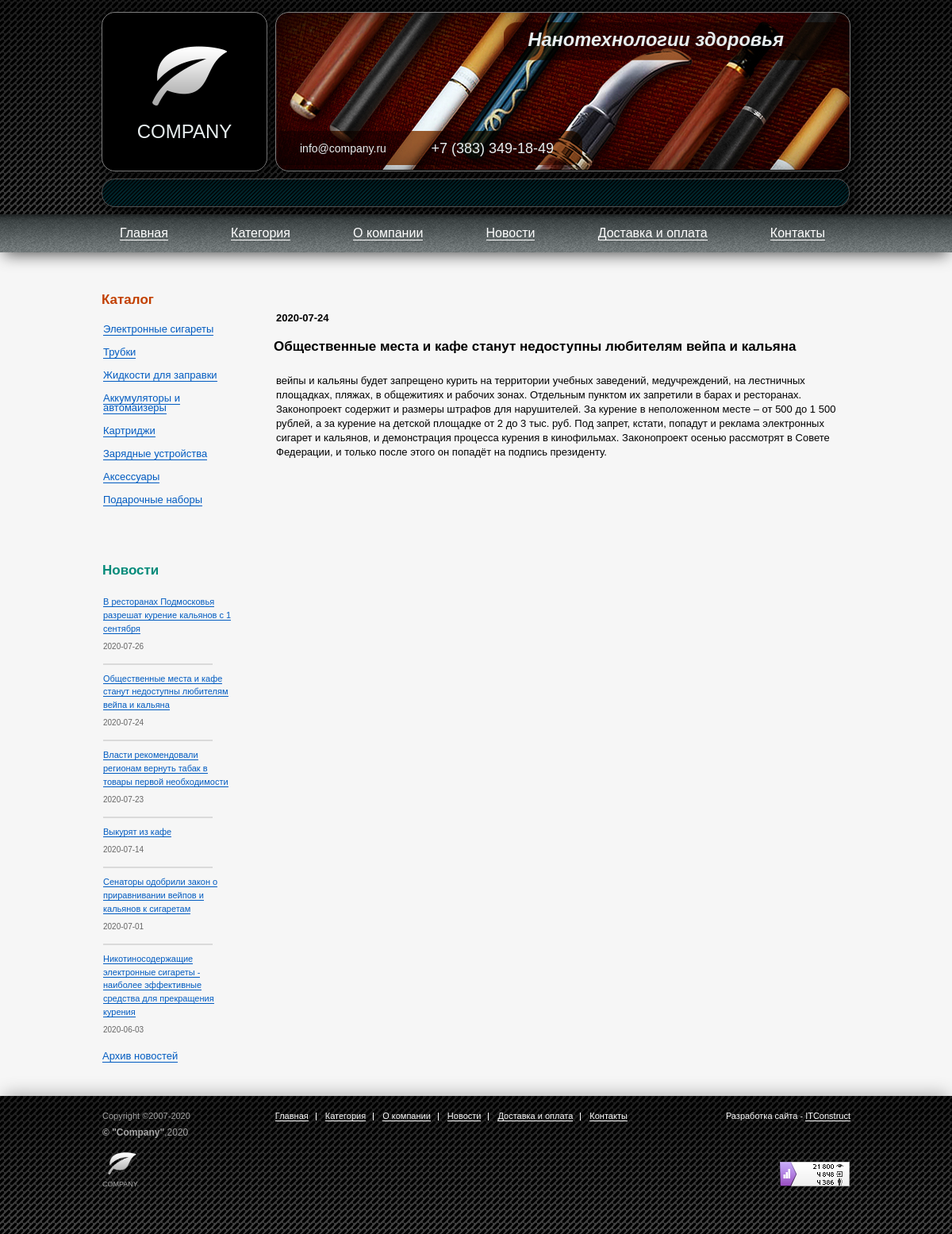
Screenshot of /news-detail.php?id=6 with the database file from the repository.
### tables this page shows
CREATE TABLE `news` (
  `id` int(11) UNSIGNED NOT NULL,
  `title` varchar(255) NOT NULL,
  `date` date NOT NULL,
  `announce` text NOT NULL,
  `description` text NOT NULL
);

CREATE TABLE `categories` (
  `id` int(11) NOT NULL,
  `name` varchar(32) NOT NULL,
  `image` varchar(255) NOT NULL
);

### news-detail.php (called while the page is built)
<?php
$id = 'id';
if (!empty($_GET[$id])) {
    $new_id = $_GET[$id];
} else {
    $header = 'Location: /template/404.php';
    header($header);
}
require "application/models/news-detail.php";
include "application/views/news-detail.php";
?>

### application/models/news-detail.php (called while the page is built, shortened)
<?php
$link = connection();
$sql_news = 'SELECT * FROM `news`';
$result_news = mysqli_query($link, $sql_news);
$sql_news = "SELECT * FROM `news`WHERE id = '{$new_id}'";
$result_news = mysqli_query($link, $sql_news);
if ($result_news != false) {
    $rows_news = mysqli_fetch_all($result_news, MYSQLI_ASSOC);
}
function sidebar_categories($link)
{
    $sql_category = 'SELECT * FROM `categories`';
    $result = mysqli_query($link, $sql_category);
    $categories=array();
    if($result&&mysqli_num_rows($result) > 0)
    {
        $categories = mysqli_fetch_all($result, MYSQLI_ASSOC);
    }
    return $categories;
}
function sidebar_news($link)
{
    $sql_news = 'SELECT * FROM `news`ORDER BY `date`DESC LIMIT 6';
    $result_news = mysqli_query($link, $sql_news);
    $news=array();
    if($result_news&&mysqli_num_rows($result_news) > 0)
    {
        $news = mysqli_fetch_all($result_news, MYSQLI_ASSOC);
    }
    return $news;
}

### includes/config.php (called while the page is built, shortened)
<?php
    $menu = array (
        array ("link"=>"Главная", "href"=>"index.php","submenu"=>array()),
        array ("link"=>"Категория", "href"=>"catalog.php","submenu"=>array(
            array("submenu_link"=>"Электронные сигареты","submenu_href"=>"catalog.php?id=1"),
            array("submenu_link"=>"Трубки","submenu_href"=>"catalog.php?id=2"),
            array("submenu_link"=>"Картриджи","submenu_href"=>"catalog.php?id=3"),
            array("submenu_link"=>"Аккумуляторы и атомайзеры","submenu_href"=>"catalog.php?id=4"),
            array("submenu_link"=>"Аксессуары","submenu_href"=>"catalog.php?id=5"),
            array("submenu_link"=>"Зарядные устройства","submenu_href"=>"catalog.php?id=6"),
            array("submenu_link"=>"Жидкости для заправки","submenu_href"=>"catalog.php?id=7"),
            array("submenu_link"=>"Подарочные наборы","submenu_href"=>"catalog.php?id=8"))),
        array ("link"=>"О компании", "href"=>"about.php","submenu"=>array()),
        array ("link"=>"Новости", "href"=>"news.php","submenu"=>array()),
        array ("link"=>"Доставка и оплата", "href"=>"paydelivery.php","submenu"=>array()),
        array ("link"=>"Контакты", "href"=>"contacts.php","submenu"=>array())
   );
?>

### application/views/news-detail.php (the view)
<?php include "application/views/includes/template_header.php"; ?>
    <main class="inside-content">
        <article class="shipment-article">
            <?php foreach ($rows_news as $row_new): ?>
                <p><b><?= $row_new['date'] ?></b></p>
                <h1><?= $row_new['title'] ?></h1>
                <p><?= $row_new['description'] ?></p>
            <?php endforeach ?>
        </article>
    </main>
<?php include "application/views/includes/template_footer.php"; ?>

### application/views/includes/template_footer.php (shortened to what this page needs)
</main>
<div class="sidebar">
    <?php $categories = sidebar_categories($link);?>
    <?php if (!empty($categories)):?>
        <section class="catalog">
            <h2 class="sidebar__headline">Каталог</h2>
            <ul class="catalog-list">
                <?php foreach ($categories as $category):?>
                    <li class="catalog-list__item"><a class="catalog-list__link"
                                                      href="catalog.php?id=<?= $category['id'] ?>"><?= $category['name'] ?></a>
                    </li>
                <?php endforeach?>
            </ul>
        </section>
    <?php endif?>
    <?php $news = sidebar_news($link);?>
    <?php if (!empty($news)):?>
        <section class="news">
            <h2 class="sidebar__headline news__headline">Новости</h2>
            <ul class="news-list">
                <?php
                foreach ($news as $new) {
                    ?>
                    <li class="news-item">
                        <a class="news-item__link" href="news-detail.php?id=<?= $new['id'] ?>">
                            <?= $new['title'] ?>
                        </a>
                        <span class="news-item__date"><?= $new['date'] ?></span>
                    </li>
                    <?php
                }
                ?>
            </ul>
            <span class="archive"><a class="archive__link" href="news.php">Архив новостей</a></span>
        </section>
    <?php endif ?>
</div>
</div>
</div>
<footer class="page-footer">
    <div class="wrapper page-footer__wrapper">
        <div class="copyright">
            <span class="copyright__part copyright__lifetime">Copyright ©2007-<?php echo date('Y'); ?></span>
            <span class="copyright__part copyright__company-lifetime"><b>© "Company"</b>,<?php echo date('Y'); ?></span>
            <img class="copyright__image" src="img/logo.png" alt="Company-logo">
            <span class="copyright__part copyrhigt__company-name">Company</span>
        </div>
        <nav class="footer-nav">
            <ul class="footer-nav__list">
                <?php foreach ($menu as $item):?>
                    <li class="footer-nav__list-item"><a class="footer-nav__link"
                                                         href="<?= $item["href"] ?>"><?= $item["link"] ?></a></li>
                <?php endforeach ?>
            </ul>
        </nav>
        <div class="developer">
            <span class="developer__ref">Разработка сайта - <a class="developer__link" href="#">ITConstruct</a></span>
            <img class="counter" src="img/counter.png" alt="Page-counter">
        </div>
    </div>
</footer>
</body>
</html>

### application/views/includes/css/stylesheet.css (style rules this page uses)
html, body, div, span, applet, object, iframe, h1, h2, h3, h4, h5, h6, p, blockquote, pre, a, abbr, acronym, address, big, cite, code, del, dfn, em, img, ins, kbd, q, s, samp, small, strike, strong, sub, sup, tt, var, b, u, i, center, dl, dt, dd, ol, ul, li, fieldset, form, label, legend, table, caption, tbody, tfoot, thead, tr, th, td, article, aside, canvas, details, embed, figure, figcaption, footer, header, hgroup, menu, nav, output, ruby, section, summary, time, mark, audio, video { margin: 0; padding: 0; border: 0; font-size: 100%; font: inherit; vertical-align: baseline; }
article, aside, details, figcaption, figure, footer, header, hgroup, menu, nav, section { display: block; }
body { line-height: 1; }
ol, ul { list-style: none; }
html, body, h3 { font-family: "Arial", "Tahoma", "Geneva", sans-serif; width: 100%; }
h1 { font-size: 17px; margin: 0 0 26px -3px; font-weight: bold; }
h2 { color: #000; font-size: 13px; font-weight: bold; line-height: 18px; margin: 18px 0; font-weight: bold; }
p, ul, ol { font-size: 13px; line-height: 18px; margin: 18px 0; }
b { font-weight: bold; }
ul, li { list-style: none; margin: 0; padding: 0; }
a { text-decoration: none; border-bottom: 1px solid #fff; }
body { min-width: 1000px; }
.wrapper { width: 944px; }
.inside-content { padding: 3px 0 0 0; align-self: flex-end; width: 724px; float: right; }
.sidebar { float: left; width: 176px; margin-bottom: 43px; }
.catalog { margin-bottom: 73px; }
.sidebar__headline { color: #c24000; font-size: 17px; line-height: 20.4px; margin: 0 0 21px; }
.catalog-list { margin: 0 0 0 2px; }
.catalog-list__item { line-height: 12px; margin-bottom: 17px; }
.catalog-list__link { border-bottom: 1px solid #005bc1; color: #005bc1; font-size: 13px; text-decoration: none; }
.news { width: 165px; }
.news__headline { color: #058b7a; margin: 0 0 20px 1px; }
.news-list { margin: 0; }
.news-item__link { font-size: 13px; line-height: 15.6px; border-bottom: 1px solid #005bc1; }
.archive { display: block; margin-left: 1px; margin-top: -8px; }
.archive__link { font-size: 13px; color: #005bc1; border-bottom: 1px solid #005bc1; }
.news-item { line-height: 16.9px; margin-bottom: 27px; margin-left: 2px; }
.news-item__link { color: #005bc1; font-size: 11px; }
.news-item__date { color: #666; display: block; font-size: 10px; line-height: 10px; margin-top: 9px; position: relative; }
.news-item__date::after { border: 1px solid #dadada; bottom: -18px; content: ""; height: 0; left: 0; position: absolute; width: 136px; }
.news-item:last-child .news-item__date::after { border: none; }
.page-footer { align-items: center; background: linear-gradient(-45deg, #444 35%, #000 35%, #000 65%, #444 65%) -3px 0; background-size: .5em .5em; box-shadow: 0 -7px 20px -5px rgba(0, 0, 0, .3); display: flex; flex-direction: column; position: relative; }
.page-footer::before { background: linear-gradient(rgba(0, 0, 0, .6), rgba(0, 0, 0, .05) 100%); content: ""; height: 100%; position: absolute; width: 100%; z-index: 0; }
.page-footer__wrapper { align-items: flex-start; display: flex; justify-content: space-between; padding-top: 19px; }
.copyright { margin-top: 1px; position: relative; z-index: 1; margin-left: 1px; }
.copyright__part { color: #a4a4a4; display: block; font-size: 11px; margin-bottom: 6px; }
.copyright__lifetime { font-size: 11px; margin-bottom: 9px; }
.copyright__company-lifetime { font-size: 12px; }
.copyright__image { height: 28px; margin: 13px 0 5px 7px; width: 36px; }
.copyrhigt__company-name { font-size: 9px; text-transform: uppercase; }
.footer-nav { margin-left: 107px; position: relative; z-index: 1; }
.footer-nav__list { display: flex; justify-content: flex-start; line-height: 20px; margin-top: -4px; }
.footer-nav__link { border-bottom: 1px solid #fff; color: #fff; font-size: 11px; margin-right: 21px; position: relative; text-decoration: none; }
.footer-nav__link::after { border-right: 1px solid #fff; bottom: 0; content: ""; height: 10px; position: absolute; right: -10px; width: 0; }
.footer-nav__list-item:last-child .footer-nav__link::after { border: none; }
.developer { align-items: flex-end; display: flex; flex-direction: column; margin-left: auto; position: relative; z-index: 1; margin-top: 1px; }
.developer__ref, .developer__link { color: #fff; font-size: 11px; }
.developer__link { border-bottom: 1px solid #fff; text-decoration: none; }
.developer__ref { display: block; }
.counter { margin: 52px 1px 60px 0; }
.shipment-article { margin-right: 12px; }

### rows the page displays
news: date "2020-07-24", title "Общественные места и кафе станут недоступны любителям вейпа и кальяна", description "вейпы и кальяны будет запрещено курить на территории учебных заведений, медучреждений, на лестничных площадках, пляжах, в общежитиях и рабочих зонах. Отдельным пунктом их запретили в барах и ресторанах. Законопроект содержит и размеры штрафов для нарушителей. За курение в неположенном месте – от 500 до 1 500 рублей, а за курение на детской площадке от 2 до 3 тыс. руб. Под запрет, кстати, попадут и реклама электронных сигарет и кальянов, и демонстрация процесса курения в кинофильмах. Законопроект осенью рассмотрят в Совете Федерации, и только после этого он попадёт на подпись президенту."
categories: name "Электронные сигареты"
categories: name "Трубки"
categories: name "Жидкости для заправки"
categories: name "Аккумуляторы и автомайзеры"
categories: name "Картриджи"
categories: name "Зарядные устройства"
categories: name "Аксессуары"
categories: name "Подарочные наборы"
news: title "В ресторанах Подмосковья разрешат курение кальянов с 1 сентября", date "2020-07-26"
news: title "Власти рекомендовали регионам вернуть табак в товары первой необходимости", date "2020-07-23"
news: title "Выкурят из кафе", date "2020-07-14"
news: title "Сенаторы одобрили закон о приравнивании вейпов и кальянов к сигаретам", date "2020-07-01"
news: title "Никотиносодержащие электронные сигареты - наиболее эффективные средства для прекращения курения", date "2020-06-03"

### other values shown
$item["link"] "Главная"
$item["link"] "Категория"
$item["link"] "О компании"
$item["link"] "Новости"
$item["link"] "Доставка и оплата"
$item["link"] "Контакты"
